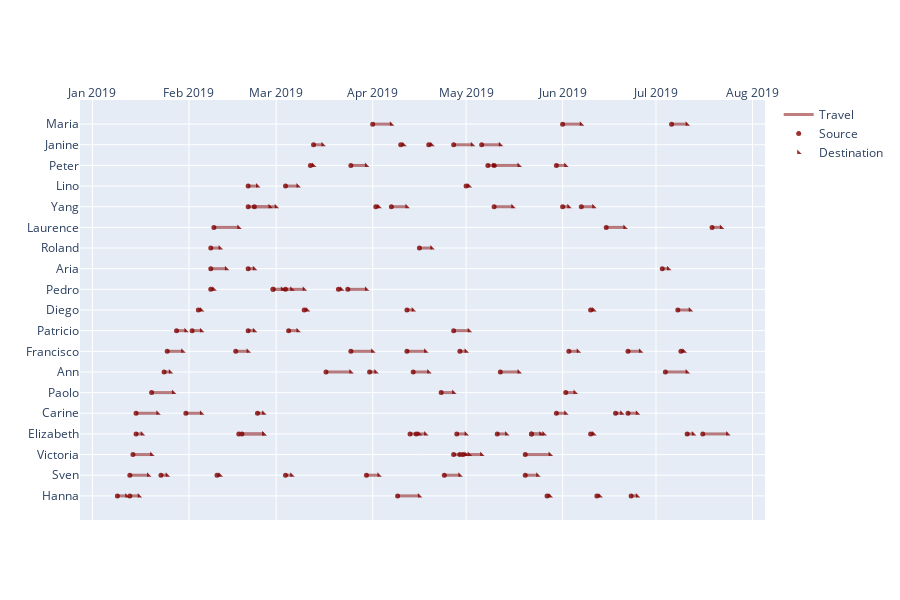

Write notebook code for a chart like this one.
### Code cell
tim_arr2, time_list, y2 = [], [], []
for i in range(len(df2['Source'])):
    tim_arr2.append(df2['Time'][i])
    temp = add_time(df2['Time'][i], df2['Duration'][i])
    tim_arr2.append(temp)
    time_list.append(temp)
    tim_arr2.append(None)
    y2.append(df2['Source'][i])
    y2.append(df2['Source'][i])
    y2.append(None)
fig1 = go.Figure()

fig1.add_trace(go.Scatter(x = tim_arr2, y = y2,opacity = 0.5, legendgroup="Travel", name='Travel', line=dict(color='maroon', width=3)))
fig1.add_trace(go.Scatter(x=df2['Time'],opacity = 0.8, y= df2['Source'], legendgroup="Travel", name='Source', mode='markers', marker_symbol=0, marker=dict(color='maroon',size=5)))
fig1.add_trace(go.Scatter(x=time_list,opacity = 0.8, y= df2['Source'], legendgroup="Travel", name='Destination', mode='markers', marker_symbol=11, marker=dict(color='maroon',size=5)))

fig1.update_layout(
    xaxis = dict(
        side='top'
    ),
    height=600
)
fig1.show()

### Figure 1 — Plotly figure (JSON) as saved in the notebook; plotly's stock layout.template omitted (floating-point values rounded to 4 significant figures; data arrays with more than 128 entries replaced by an {"elided": "..."} marker saying what was removed)
{"data": [{"legendgroup": "Travel", "line": {"color": "maroon", "width": 3}, "name": "Travel", "opacity": 0.5, "type": "scatter", "x": {"elided": "300 str values"}, "y": {"elided": "300 str values"}}, {"legendgroup": "Travel", "marker": {"color": "maroon", "size": 5, "symbol": 0}, "mode": "markers", "name": "Source", "opacity": 0.8, "type": "scatter", "x": ["2019-01-09T00:00:00", "2019-01-13T00:00:00", "2019-01-13T00:00:00", "2019-01-14T00:00:00", "2019-01-15T00:00:00", "2019-01-15T00:00:00", "2019-01-20T00:00:00", "2019-01-23T00:00:00", "2019-01-24T00:00:00", "2019-01-25T00:00:00", "2019-01-28T00:00:00", "2019-01-31T00:00:00", "2019-02-02T00:00:00", "2019-02-04T00:00:00", "2019-02-08T00:00:00", "2019-02-08T00:00:00", "2019-02-08T00:00:00", "2019-02-09T00:00:00", "2019-02-10T00:00:00", "2019-02-16T00:00:00", "2019-02-17T00:00:00", "2019-02-18T00:00:00", "2019-02-20T00:00:00", "2019-02-20T00:00:00", "2019-02-20T00:00:00", "2019-02-20T00:00:00", "2019-02-22T00:00:00", "2019-02-23T00:00:00", "2019-02-28T00:00:00", "2019-02-28T00:00:00", "2019-03-04T00:00:00", "2019-03-04T00:00:00", "2019-03-04T00:00:00", "2019-03-05T00:00:00", "2019-03-10T00:00:00", "2019-03-12T00:00:00", "2019-03-13T00:00:00", "2019-03-17T00:00:00", "2019-03-21T00:00:00", "2019-03-24T00:00:00", "2019-03-25T00:00:00", "2019-03-25T00:00:00", "2019-03-30T00:00:00", "2019-03-31T00:00:00", "2019-04-01T00:00:00", "2019-04-02T00:00:00", "2019-04-07T00:00:00", "2019-04-09T00:00:00", "2019-04-10T00:00:00", "2019-04-12T00:00:00", "2019-04-12T00:00:00", "2019-04-13T00:00:00", "2019-04-14T00:00:00", "2019-04-15T00:00:00", "2019-04-16T00:00:00", "2019-04-19T00:00:00", "2019-04-23T00:00:00", "2019-04-24T00:00:00", "2019-04-27T00:00:00", "2019-04-27T00:00:00", "2019-04-27T00:00:00", "2019-04-28T00:00:00", "2019-04-29T00:00:00", "2019-04-29T00:00:00", "2019-04-30T00:00:00", "2019-05-01T00:00:00", "2019-05-06T00:00:00", "2019-05-08T00:00:00", "2019-05-10T00:00:00", "2019-05-10T00:00:00", "2019-05-11T00:00:00", "2019-05-12T00:00:00", "2019-05-20T00:00:00", "2019-05-20T00:00:00", "2019-05-22T00:00:00", "2019-05-22T00:00:00", "2019-05-27T00:00:00", "2019-05-30T00:00:00", "2019-05-30T00:00:00", "2019-06-01T00:00:00", "2019-06-01T00:00:00", "2019-06-02T00:00:00", "2019-06-03T00:00:00", "2019-06-07T00:00:00", "2019-06-10T00:00:00", "2019-06-10T00:00:00", "2019-06-12T00:00:00", "2019-06-15T00:00:00", "2019-06-18T00:00:00", "2019-06-22T00:00:00", "2019-06-22T00:00:00", "2019-06-23T00:00:00", "2019-07-03T00:00:00", "2019-07-04T00:00:00", "2019-07-06T00:00:00", "2019-07-08T00:00:00", "2019-07-09T00:00:00", "2019-07-11T00:00:00", "2019-07-16T00:00:00", "2019-07-19T00:00:00"], "y": ["Hanna", "Hanna", "Sven", "Victoria", "Elizabeth", "Carine", "Paolo", "Sven", "Ann", "Francisco", "Patricio", "Carine", "Patricio", "Diego", "Pedro", "Aria", "Roland", "Laurence", "Sven", "Francisco", "Elizabeth", "Elizabeth", "Aria", "Yang", "Lino", "Patricio", "Yang", "Carine", "Pedro", "Pedro", "Pedro", "Sven", "Lino", "Patricio", "Diego", "Peter", "Janine", "Ann", "Pedro", "Pedro", "Peter", "Francisco", "Sven", "Ann", "Maria", "Yang", "Yang", "Hanna", "Janine", "Francisco", "Diego", "Elizabeth", "Ann", "Elizabeth", "Roland", "Janine", "Paolo", "Sven", "Patricio", "Janine", "Victoria", "Elizabeth", "Francisco", "Victoria", "Victoria", "Lino", "Janine", "Peter", "Yang", "Peter", "Elizabeth", "Ann", "Sven", "Victoria", "Elizabeth", "Elizabeth", "Hanna", "Carine", "Peter", "Yang", "Maria", "Paolo", "Francisco", "Yang", "Elizabeth", "Diego", "Hanna", "Laurence", "Carine", "Carine", "Francisco", "Hanna", "Aria", "Ann", "Maria", "Diego", "Francisco", "Elizabeth", "Elizabeth", "Laurence"]}, {"legendgroup": "Travel", "marker": {"color": "maroon", "size": 5, "symbol": 11}, "mode": "markers", "name": "Destination", "opacity": 0.8, "type": "scatter", "x": ["2019-01-12T00:00:00", "2019-01-16T00:00:00", "2019-01-19T00:00:00", "2019-01-20T00:00:00", "2019-01-17T00:00:00", "2019-01-22T00:00:00", "2019-01-27T00:00:00", "2019-01-25T00:00:00", "2019-01-26T00:00:00", "2019-01-30T00:00:00", "2019-01-31T00:00:00", "2019-02-05T00:00:00", "2019-02-05T00:00:00", "2019-02-05T00:00:00", "2019-02-09T00:00:00", "2019-02-13T00:00:00", "2019-02-11T00:00:00", "2019-02-17T00:00:00", "2019-02-11T00:00:00", "2019-02-20T00:00:00", "2019-02-25T00:00:00", "2019-02-25T00:00:00", "2019-02-22T00:00:00", "2019-02-27T00:00:00", "2019-02-23T00:00:00", "2019-02-22T00:00:00", "2019-03-01T00:00:00", "2019-02-25T00:00:00", "2019-03-06T00:00:00", "2019-03-03T00:00:00", "2019-03-10T00:00:00", "2019-03-06T00:00:00", "2019-03-08T00:00:00", "2019-03-08T00:00:00", "2019-03-11T00:00:00", "2019-03-13T00:00:00", "2019-03-16T00:00:00", "2019-03-25T00:00:00", "2019-03-22T00:00:00", "2019-03-30T00:00:00", "2019-03-30T00:00:00", "2019-04-01T00:00:00", "2019-04-03T00:00:00", "2019-04-02T00:00:00", "2019-04-07T00:00:00", "2019-04-03T00:00:00", "2019-04-12T00:00:00", "2019-04-16T00:00:00", "2019-04-11T00:00:00", "2019-04-18T00:00:00", "2019-04-14T00:00:00", "2019-04-16T00:00:00", "2019-04-19T00:00:00", "2019-04-18T00:00:00", "2019-04-20T00:00:00", "2019-04-20T00:00:00", "2019-04-27T00:00:00", "2019-04-29T00:00:00", "2019-05-02T00:00:00", "2019-05-03T00:00:00", "2019-05-01T00:00:00", "2019-05-01T00:00:00", "2019-05-01T00:00:00", "2019-05-02T00:00:00", "2019-05-06T00:00:00", "2019-05-02T00:00:00", "2019-05-12T00:00:00", "2019-05-10T00:00:00", "2019-05-16T00:00:00", "2019-05-18T00:00:00", "2019-05-14T00:00:00", "2019-05-18T00:00:00", "2019-05-24T00:00:00", "2019-05-28T00:00:00", "2019-05-25T00:00:00", "2019-05-26T00:00:00", "2019-05-28T00:00:00", "2019-06-02T00:00:00", "2019-06-02T00:00:00", "2019-06-03T00:00:00", "2019-06-07T00:00:00", "2019-06-05T00:00:00", "2019-06-06T00:00:00", "2019-06-11T00:00:00", "2019-06-11T00:00:00", "2019-06-11T00:00:00", "2019-06-13T00:00:00", "2019-06-21T00:00:00", "2019-06-20T00:00:00", "2019-06-25T00:00:00", "2019-06-26T00:00:00", "2019-06-25T00:00:00", "2019-07-05T00:00:00", "2019-07-11T00:00:00", "2019-07-11T00:00:00", "2019-07-12T00:00:00", "2019-07-10T00:00:00", "2019-07-13T00:00:00", "2019-07-24T00:00:00", "2019-07-22T00:00:00"], "y": ["Hanna", "Hanna", "Sven", "Victoria", "Elizabeth", "Carine", "Paolo", "Sven", "Ann", "Francisco", "Patricio", "Carine", "Patricio", "Diego", "Pedro", "Aria", "Roland", "Laurence", "Sven", "Francisco", "Elizabeth", "Elizabeth", "Aria", "Yang", "Lino", "Patricio", "Yang", "Carine", "Pedro", "Pedro", "Pedro", "Sven", "Lino", "Patricio", "Diego", "Peter", "Janine", "Ann", "Pedro", "Pedro", "Peter", "Francisco", "Sven", "Ann", "Maria", "Yang", "Yang", "Hanna", "Janine", "Francisco", "Diego", "Elizabeth", "Ann", "Elizabeth", "Roland", "Janine", "Paolo", "Sven", "Patricio", "Janine", "Victoria", "Elizabeth", "Francisco", "Victoria", "Victoria", "Lino", "Janine", "Peter", "Yang", "Peter", "Elizabeth", "Ann", "Sven", "Victoria", "Elizabeth", "Elizabeth", "Hanna", "Carine", "Peter", "Yang", "Maria", "Paolo", "Francisco", "Yang", "Elizabeth", "Diego", "Hanna", "Laurence", "Carine", "Carine", "Francisco", "Hanna", "Aria", "Ann", "Maria", "Diego", "Francisco", "Elizabeth", "Elizabeth", "Laurence"]}], "layout": {"height": 600, "xaxis": {"side": "top"}}}
